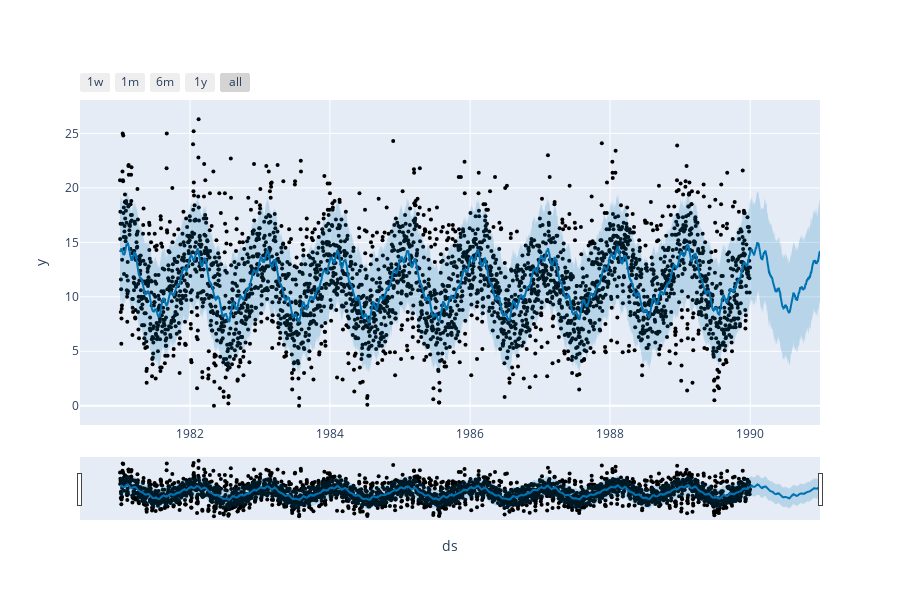

Notebook code for this chart:
### Code cell
# plot data, forecasts 
plot.plot_plotly(m, forecast)

### Figure 1 — Plotly figure (JSON) as saved in the notebook; plotly's stock layout.template omitted (floating-point values rounded to 4 significant figures; data arrays with more than 128 entries replaced by an {"elided": "..."} marker saying what was removed)
{"data": [{"marker": {"color": "black", "size": 4}, "mode": "markers", "name": "Actual", "type": "scatter", "x": {"elided": "3285 str values"}, "y": {"elided": "3285 float values"}}, {"hoverinfo": "skip", "line": {"width": 0}, "mode": "lines", "type": "scatter", "x": {"elided": "3650 str values"}, "y": {"elided": "3650 float values"}}, {"fill": "tonexty", "fillcolor": "rgba(0, 114, 178, 0.2)", "line": {"color": "#0072B2", "width": 2}, "mode": "lines", "name": "Predicted", "type": "scatter", "x": {"elided": "3650 str values"}, "y": {"elided": "3650 float values"}}, {"fill": "tonexty", "fillcolor": "rgba(0, 114, 178, 0.2)", "hoverinfo": "skip", "line": {"width": 0}, "mode": "lines", "type": "scatter", "x": {"elided": "3650 str values"}, "y": {"elided": "3650 float values"}}], "layout": {"height": 600, "showlegend": false, "width": 900, "xaxis": {"rangeselector": {"buttons": [{"count": 7, "label": "1w", "step": "day", "stepmode": "backward"}, {"count": 1, "label": "1m", "step": "month", "stepmode": "backward"}, {"count": 6, "label": "6m", "step": "month", "stepmode": "backward"}, {"count": 1, "label": "1y", "step": "year", "stepmode": "backward"}, {"step": "all"}]}, "rangeslider": {"visible": true}, "title": {"text": "ds"}, "type": "date"}, "yaxis": {"title": {"text": "y"}}}}
